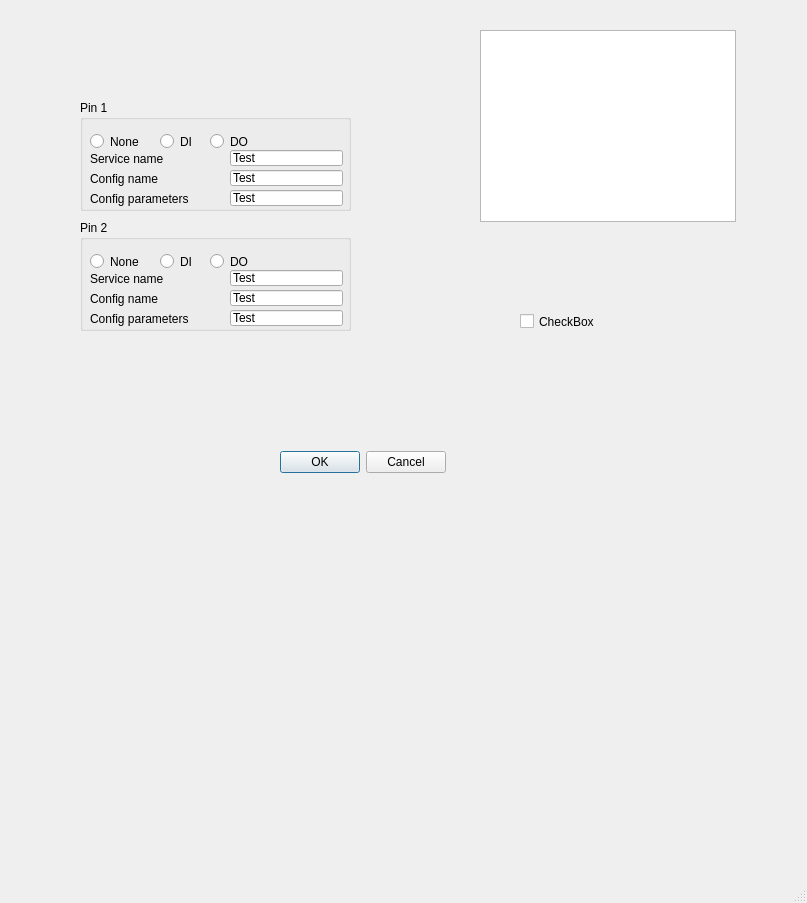
<?xml version="1.0" encoding="UTF-8"?>
<ui version="4.0">
 <class>MainWindow</class>
 <widget class="QMainWindow" name="MainWindow">
  <property name="geometry">
   <rect>
    <x>0</x>
    <y>0</y>
    <width>807</width>
    <height>903</height>
   </rect>
  </property>
  <property name="windowTitle">
   <string>MainWindow</string>
  </property>
  <widget class="QWidget" name="centralwidget">
   <widget class="QCheckBox" name="checkBox">
    <property name="geometry">
     <rect>
      <x>520</x>
      <y>310</y>
      <width>92</width>
      <height>23</height>
     </rect>
    </property>
    <property name="text">
     <string>CheckBox</string>
    </property>
   </widget>
   <widget class="QDialogButtonBox" name="buttonBox">
    <property name="geometry">
     <rect>
      <x>280</x>
      <y>450</y>
      <width>166</width>
      <height>25</height>
     </rect>
    </property>
    <property name="standardButtons">
     <set>QDialogButtonBox::Cancel|QDialogButtonBox::Ok</set>
    </property>
   </widget>
   <widget class="QGroupBox" name="groupBox">
    <property name="geometry">
     <rect>
      <x>80</x>
      <y>100</y>
      <width>271</width>
      <height>111</height>
     </rect>
    </property>
    <property name="title">
     <string>Pin 1</string>
    </property>
    <widget class="QRadioButton" name="radioButton">
     <property name="enabled">
      <bool>true</bool>
     </property>
     <property name="geometry">
      <rect>
       <x>80</x>
       <y>30</y>
       <width>41</width>
       <height>23</height>
      </rect>
     </property>
     <property name="text">
      <string>DI</string>
     </property>
     <property name="checked">
      <bool>false</bool>
     </property>
    </widget>
    <widget class="QRadioButton" name="radioButton_2">
     <property name="enabled">
      <bool>true</bool>
     </property>
     <property name="geometry">
      <rect>
       <x>130</x>
       <y>30</y>
       <width>51</width>
       <height>23</height>
      </rect>
     </property>
     <property name="text">
      <string>DO</string>
     </property>
     <property name="checked">
      <bool>false</bool>
     </property>
     <property name="autoRepeat">
      <bool>false</bool>
     </property>
    </widget>
    <widget class="QRadioButton" name="radioButton_3">
     <property name="enabled">
      <bool>true</bool>
     </property>
     <property name="geometry">
      <rect>
       <x>10</x>
       <y>30</y>
       <width>112</width>
       <height>23</height>
      </rect>
     </property>
     <property name="text">
      <string>None</string>
     </property>
     <property name="checked">
      <bool>false</bool>
     </property>
    </widget>
    <widget class="QLineEdit" name="lineEdit">
     <property name="geometry">
      <rect>
       <x>150</x>
       <y>50</y>
       <width>113</width>
       <height>16</height>
      </rect>
     </property>
     <property name="text">
      <string>Test</string>
     </property>
    </widget>
    <widget class="QLabel" name="label">
     <property name="geometry">
      <rect>
       <x>10</x>
       <y>50</y>
       <width>111</width>
       <height>17</height>
      </rect>
     </property>
     <property name="text">
      <string>Service name</string>
     </property>
    </widget>
    <widget class="QLabel" name="label_2">
     <property name="geometry">
      <rect>
       <x>10</x>
       <y>70</y>
       <width>111</width>
       <height>17</height>
      </rect>
     </property>
     <property name="text">
      <string>Config name</string>
     </property>
    </widget>
    <widget class="QLabel" name="label_3">
     <property name="geometry">
      <rect>
       <x>10</x>
       <y>90</y>
       <width>131</width>
       <height>17</height>
      </rect>
     </property>
     <property name="text">
      <string>Config parameters</string>
     </property>
    </widget>
    <widget class="QLineEdit" name="lineEdit_2">
     <property name="geometry">
      <rect>
       <x>150</x>
       <y>70</y>
       <width>113</width>
       <height>16</height>
      </rect>
     </property>
     <property name="text">
      <string>Test</string>
     </property>
    </widget>
    <widget class="QLineEdit" name="lineEdit_3">
     <property name="geometry">
      <rect>
       <x>150</x>
       <y>90</y>
       <width>113</width>
       <height>16</height>
      </rect>
     </property>
     <property name="text">
      <string>Test</string>
     </property>
    </widget>
   </widget>
   <widget class="QGroupBox" name="groupBox_2">
    <property name="geometry">
     <rect>
      <x>80</x>
      <y>220</y>
      <width>271</width>
      <height>111</height>
     </rect>
    </property>
    <property name="title">
     <string>Pin 2</string>
    </property>
    <widget class="QRadioButton" name="radioButton_4">
     <property name="enabled">
      <bool>true</bool>
     </property>
     <property name="geometry">
      <rect>
       <x>80</x>
       <y>30</y>
       <width>41</width>
       <height>23</height>
      </rect>
     </property>
     <property name="text">
      <string>DI</string>
     </property>
     <property name="checked">
      <bool>false</bool>
     </property>
    </widget>
    <widget class="QRadioButton" name="radioButton_5">
     <property name="enabled">
      <bool>true</bool>
     </property>
     <property name="geometry">
      <rect>
       <x>130</x>
       <y>30</y>
       <width>51</width>
       <height>23</height>
      </rect>
     </property>
     <property name="text">
      <string>DO</string>
     </property>
     <property name="checked">
      <bool>false</bool>
     </property>
     <property name="autoRepeat">
      <bool>false</bool>
     </property>
    </widget>
    <widget class="QRadioButton" name="radioButton_6">
     <property name="enabled">
      <bool>true</bool>
     </property>
     <property name="geometry">
      <rect>
       <x>10</x>
       <y>30</y>
       <width>112</width>
       <height>23</height>
      </rect>
     </property>
     <property name="text">
      <string>None</string>
     </property>
     <property name="checked">
      <bool>false</bool>
     </property>
    </widget>
    <widget class="QLineEdit" name="lineEdit_4">
     <property name="geometry">
      <rect>
       <x>150</x>
       <y>50</y>
       <width>113</width>
       <height>16</height>
      </rect>
     </property>
     <property name="text">
      <string>Test</string>
     </property>
    </widget>
    <widget class="QLabel" name="label_4">
     <property name="geometry">
      <rect>
       <x>10</x>
       <y>50</y>
       <width>111</width>
       <height>17</height>
      </rect>
     </property>
     <property name="text">
      <string>Service name</string>
     </property>
    </widget>
    <widget class="QLabel" name="label_5">
     <property name="geometry">
      <rect>
       <x>10</x>
       <y>70</y>
       <width>111</width>
       <height>17</height>
      </rect>
     </property>
     <property name="text">
      <string>Config name</string>
     </property>
    </widget>
    <widget class="QLabel" name="label_6">
     <property name="geometry">
      <rect>
       <x>10</x>
       <y>90</y>
       <width>131</width>
       <height>17</height>
      </rect>
     </property>
     <property name="text">
      <string>Config parameters</string>
     </property>
    </widget>
    <widget class="QLineEdit" name="lineEdit_5">
     <property name="geometry">
      <rect>
       <x>150</x>
       <y>70</y>
       <width>113</width>
       <height>16</height>
      </rect>
     </property>
     <property name="text">
      <string>Test</string>
     </property>
    </widget>
    <widget class="QLineEdit" name="lineEdit_6">
     <property name="geometry">
      <rect>
       <x>150</x>
       <y>90</y>
       <width>113</width>
       <height>16</height>
      </rect>
     </property>
     <property name="text">
      <string>Test</string>
     </property>
    </widget>
   </widget>
   <widget class="QListView" name="listView">
    <property name="geometry">
     <rect>
      <x>480</x>
      <y>30</y>
      <width>256</width>
      <height>192</height>
     </rect>
    </property>
   </widget>
   <widget class="QLabel" name="label_7">
    <property name="geometry">
     <rect>
      <x>120</x>
      <y>710</y>
      <width>67</width>
      <height>17</height>
     </rect>
    </property>
    <property name="autoFillBackground">
     <bool>true</bool>
    </property>
    <property name="text">
     <string/>
    </property>
   </widget>
  </widget>
  <widget class="QMenuBar" name="menubar">
   <property name="geometry">
    <rect>
     <x>0</x>
     <y>0</y>
     <width>807</width>
     <height>22</height>
    </rect>
   </property>
  </widget>
  <widget class="QStatusBar" name="statusbar"/>
 </widget>
 <resources/>
 <connections/>
</ui>
